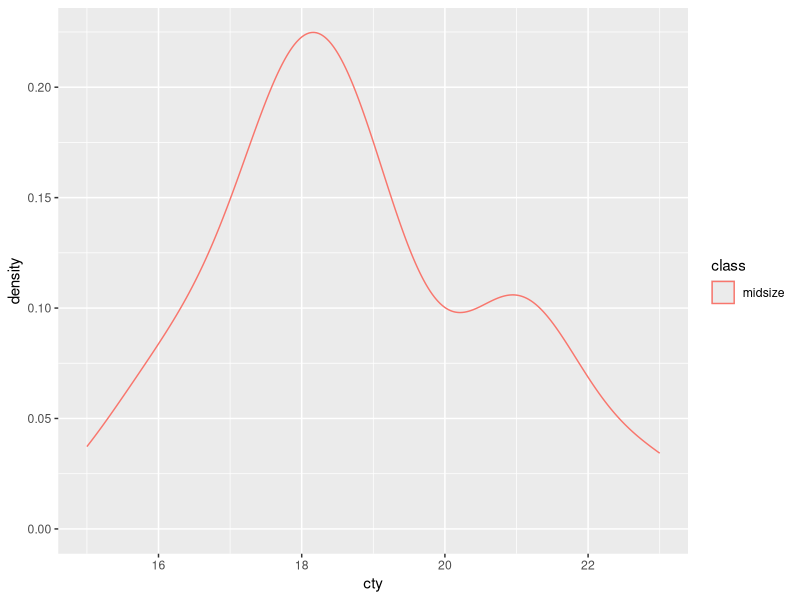
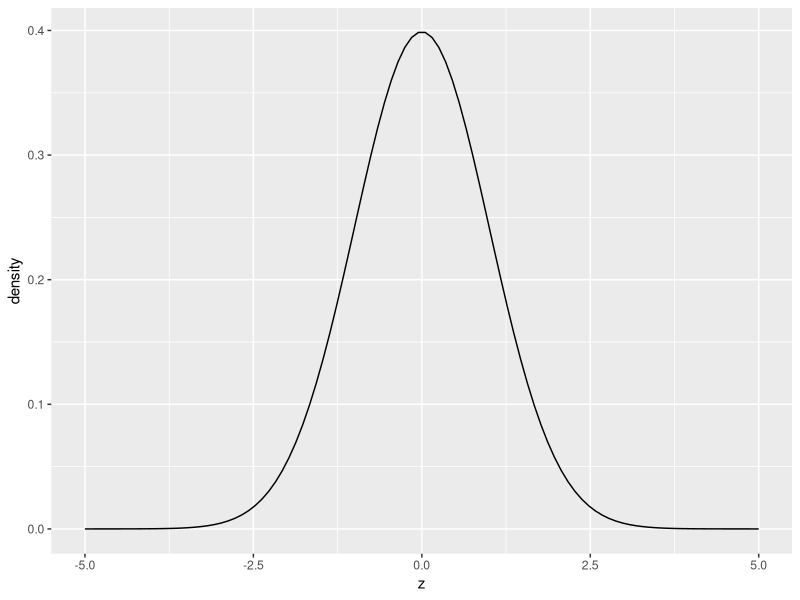
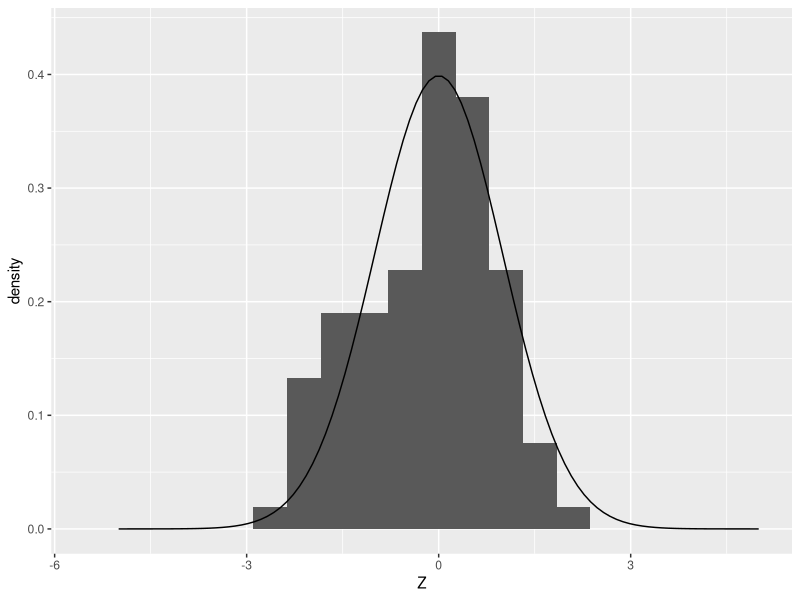
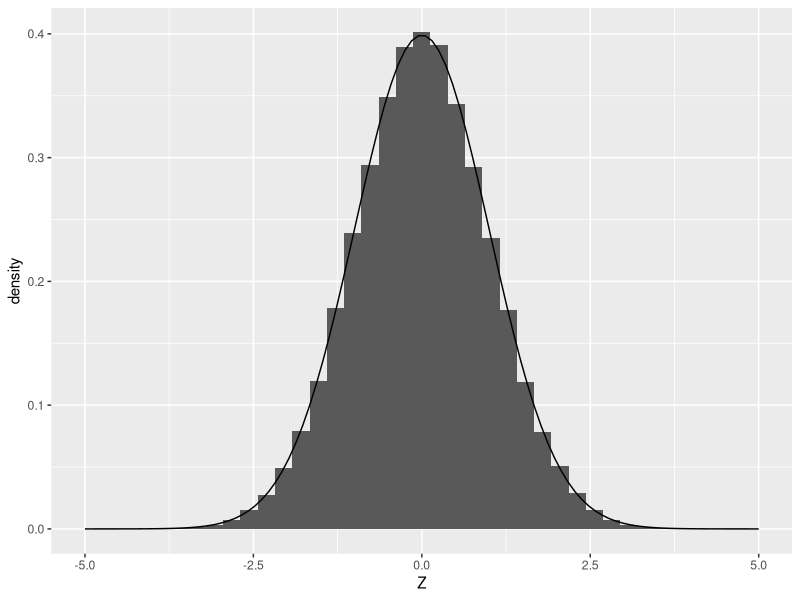
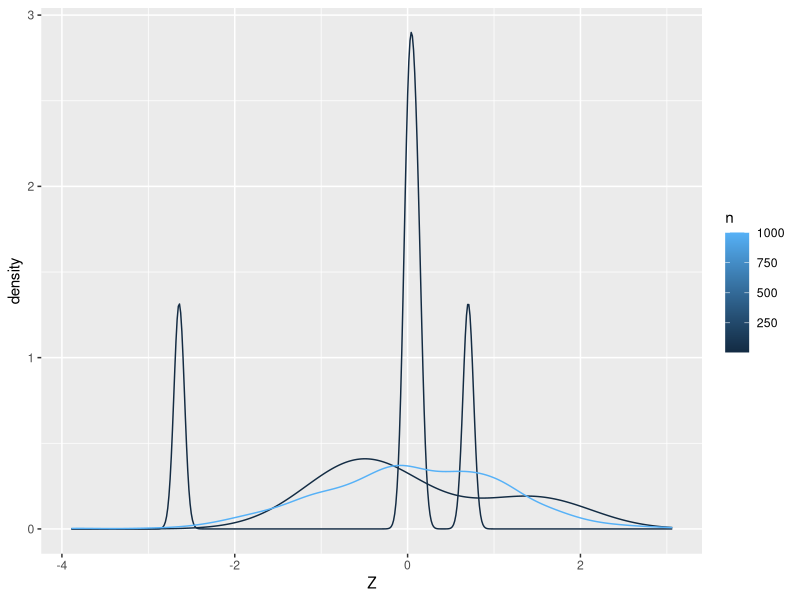
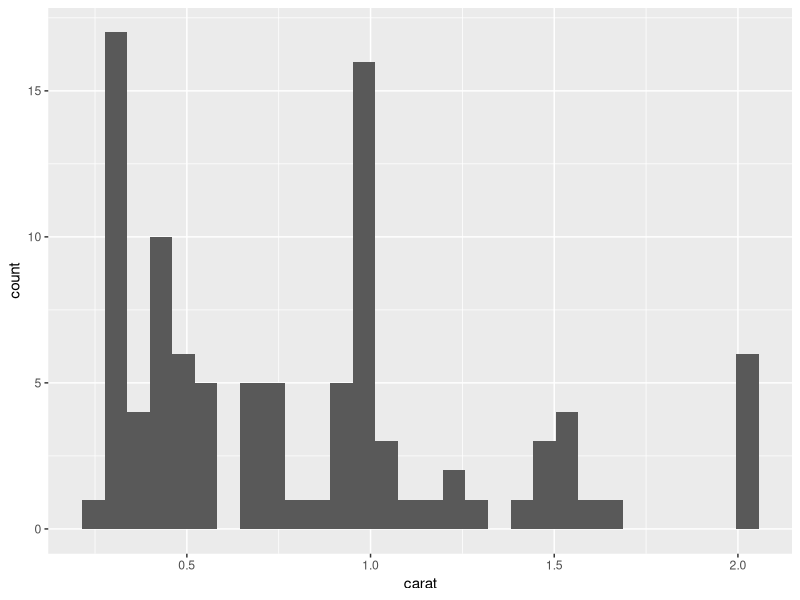
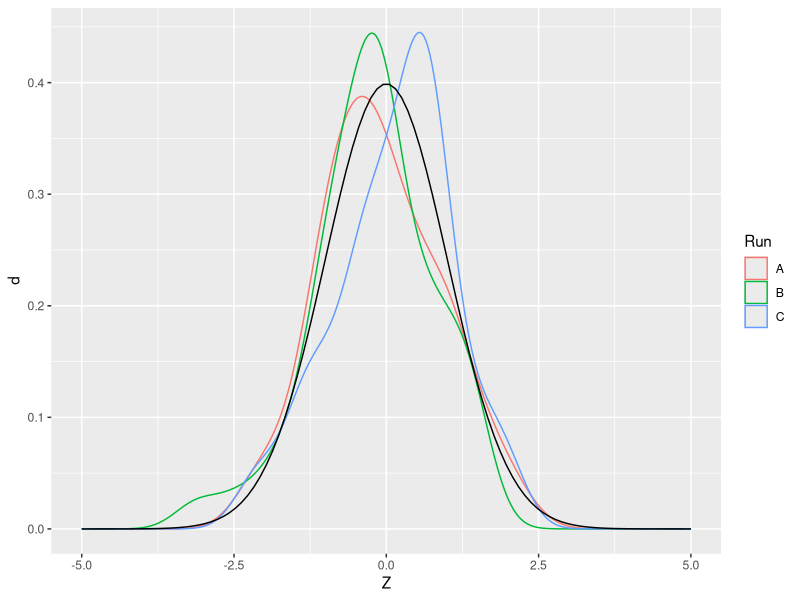

These figures' R source, in order:
## ---- chunk 1
library(tidyverse)
## ---- chunk 2
mpg %>%
  filter(class == "midsize") %>%
  ggplot(aes(cty, color = class)) +
  geom_density()
## ---- chunk 3
## NOTE: No need to change this!
df_norm_d <-
  tibble(z = seq(-5, +5, length.out = 100)) %>%
  mutate(d = dnorm(z, mean = 0, sd = 1))

df_norm_d %>%
  ggplot(aes(z, d)) +
  geom_line() +
  labs(
    y = "density"
  )
## ---- chunk 4
## TODO: Complete this code
df_q1 <-
  tibble(x = seq(-5, +5, length.out = 100)) %>%
  mutate(d = dunif(x, min = -1, max = +1))


## ---- chunk 5
## NOTE: No need to change this
assertthat::assert_that(
  all(
    df_q1 %>%
      filter(-1 <= x, x <= +1) %>%
      mutate(flag = d > 0) %>%
      pull(flag)
    )
)
assertthat::assert_that(
  all(
    df_q1 %>%
      filter((x < -1) | (+1 < x)) %>%
      mutate(flag = d == 0) %>%
      pull(flag)
    )
)
print("Nice!")
## ---- chunk 6
## NOTE: No need to change this!
df_norm_samp <- tibble(Z = rnorm(n = 100, mean = 0, sd = 1))

ggplot() +
  ## Plot a *sample*
  geom_histogram(
    data = df_norm_samp,
    mapping = aes(Z, after_stat(density)),
    bins = 20
  ) +
  ## Plot a *density*
  geom_line(
    data = df_norm_d,
    mapping = aes(z, d)
  )
## ---- chunk 7
## NOTE: No need to change this!
ggplot() +
  ## Plot a *sample*
  geom_histogram(
    data = tibble(Z = rnorm(n = 1e5, mean = 0, sd = 1)),
    mapping = aes(Z, after_stat(density)),
    bins = 40
  ) +
  ## Plot a *density*
  geom_line(
    data = df_norm_d,
    mapping = aes(z, d)
  )
## ---- chunk 8
## NOTE: Use the data generated here
df_q2 <- map_dfr(
  c(5, 10, 1e3),
  function(nsamp) {
    tibble(Z = rnorm(n = nsamp), n = nsamp)
  }
)
## TODO: Create the figure
df_q2 %>%
  ggplot(aes(Z, color = n, group = n)) +
  geom_density()
## ---- chunk 9
n_diamonds <- 100

diamonds %>%
  filter(cut == "Good") %>%
  slice_sample(n = n_diamonds) %>%
  ggplot(aes(carat)) +
  geom_histogram()
## ---- chunk 10
## NOTE: No need to change; run this multiple times!
rnorm(5)
## ---- chunk 11
## NOTE: No need to change this!
df_samp_multi <-
  tibble(Z = rnorm(n = 50, mean = 0, sd = 1), Run = "A") %>%
  bind_rows(
    tibble(Z = rnorm(n = 50, mean = 0, sd = 1), Run = "B")
  ) %>%
  bind_rows(
    tibble(Z = rnorm(n = 50, mean = 0, sd = 1), Run = "C")
  )

ggplot() +
  ## Plot *fitted density*
  geom_density(
    data = df_samp_multi,
    mapping = aes(Z, color = Run, group = Run)
  ) +
  ## Plot a *density*
  geom_line(
    data = df_norm_d,
    mapping = aes(z, d)
  )
## ---- chunk 12
## NOTE: No need to change; run this multiple times!
set.seed(101)
rnorm(5)
